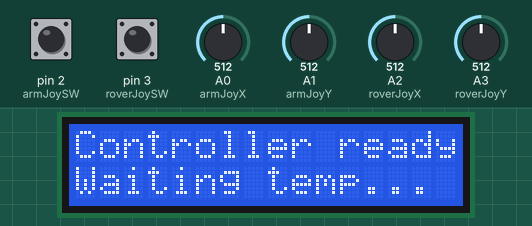
This sketch was run on a simulated Arduino Uno, built with avr-gcc and run on an emulated ATmega328P. Shown: 16×2 character LCD. Inputs (shaded band) come from the test bench; at power-on: pin 2 (armJoySW) HIGH, pin 3 (roverJoySW) HIGH, A0 (armJoyX) = 512, A1 (armJoyY) = 512, A2 (roverJoyX) = 512, A3 (roverJoyY) = 512. No radio packets arrive unless stated; what the sketch prints to the serial monitor is not drawn.

Above: at 0.1 s.
At 1.1 s:
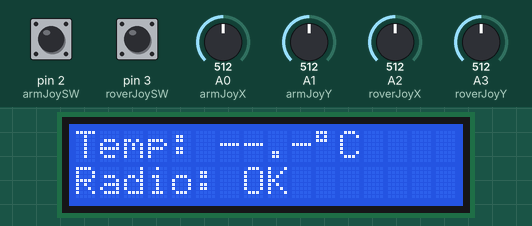

The sketch:

RRAJoystick.ino
```cpp
#include <SPI.h>
#include <nRF24L01.h>
#include <RF24.h>
#include <LiquidCrystal.h>

RF24 radio(9, 8);   // CE, CSN
const byte address[6] = "ROV01";

// LCD pins: RS, E, D4, D5, D6, D7
LiquidCrystal lcd(A4, 4, 5, 6, 7, 10);

struct SensorPacket {
  float temperatureC;
  float humidity;
};

SensorPacket sensorData;

// Rover joystick
const int roverJoyX  = A2;
const int roverJoyY  = A3;
const int roverJoySW = 3;

// Arm joystick
const int armJoyX  = A0;
const int armJoyY  = A1;
const int armJoySW = 2;

struct ControlPacket {
  int roverX;
  int roverY;
  bool roverSW;

  int armX;
  int armY;
  bool armSW;
};

ControlPacket data;

float lastTemperature = 0.0;
bool hasTemperature = false;

void setup() {
  pinMode(roverJoySW, INPUT_PULLUP);
  pinMode(armJoySW, INPUT_PULLUP);

  Serial.begin(9600);

  lcd.begin(16, 2);
  lcd.setCursor(0, 0);
  lcd.print("Controller ready");
  lcd.setCursor(0, 1);
  lcd.print("Waiting temp...");

  if (!radio.begin()) {
    Serial.println("NRF not responding on controller");
    lcd.clear();
    lcd.print("NRF error");
    while (1);
  }

  radio.setPALevel(RF24_PA_LOW);
  radio.setDataRate(RF24_250KBPS);
  radio.enableAckPayload();
  radio.enableDynamicPayloads();
  radio.openWritingPipe(address);
  radio.stopListening();

  Serial.println("Controller ready");
  delay(1000);
  lcd.clear();
}

void loop() {
  data.roverX = analogRead(roverJoyX);
  data.roverY = analogRead(roverJoyY);
  data.roverSW = (digitalRead(roverJoySW) == LOW);

  data.armX = analogRead(armJoyX);
  data.armY = analogRead(armJoyY);
  data.armSW = (digitalRead(armJoySW) == LOW);

   bool ok = radio.write(&data, sizeof(data));

  if (radio.isAckPayloadAvailable()) {
    radio.read(&sensorData, sizeof(sensorData));
    lastTemperature = sensorData.temperatureC;
    hasTemperature = true;

    Serial.print("Temp: ");
    Serial.print(lastTemperature);
    Serial.println(" C");
  }

  updateLCD(ok);

  delay(20);
}

  void updateLCD(bool radioOK) {
  static unsigned long lastLCDUpdate = 0;

  if (millis() - lastLCDUpdate < 300) {
    return;
  }

  lastLCDUpdate = millis();

  lcd.setCursor(0, 0);
  lcd.print("Temp: ");

if (hasTemperature) {
  lcd.print(lastTemperature, 1);
  lcd.print((char)223); // degree symbol
  lcd.print("C   ");
} else {
  lcd.print("--.-");
  lcd.print((char)223);
  lcd.print("C   ");
}

lcd.setCursor(0, 1);
lcd.print("Radio: ");
if (radioOK) {
  lcd.print("OK     ");
} else {
  lcd.print("NO     ");
}
}
```
